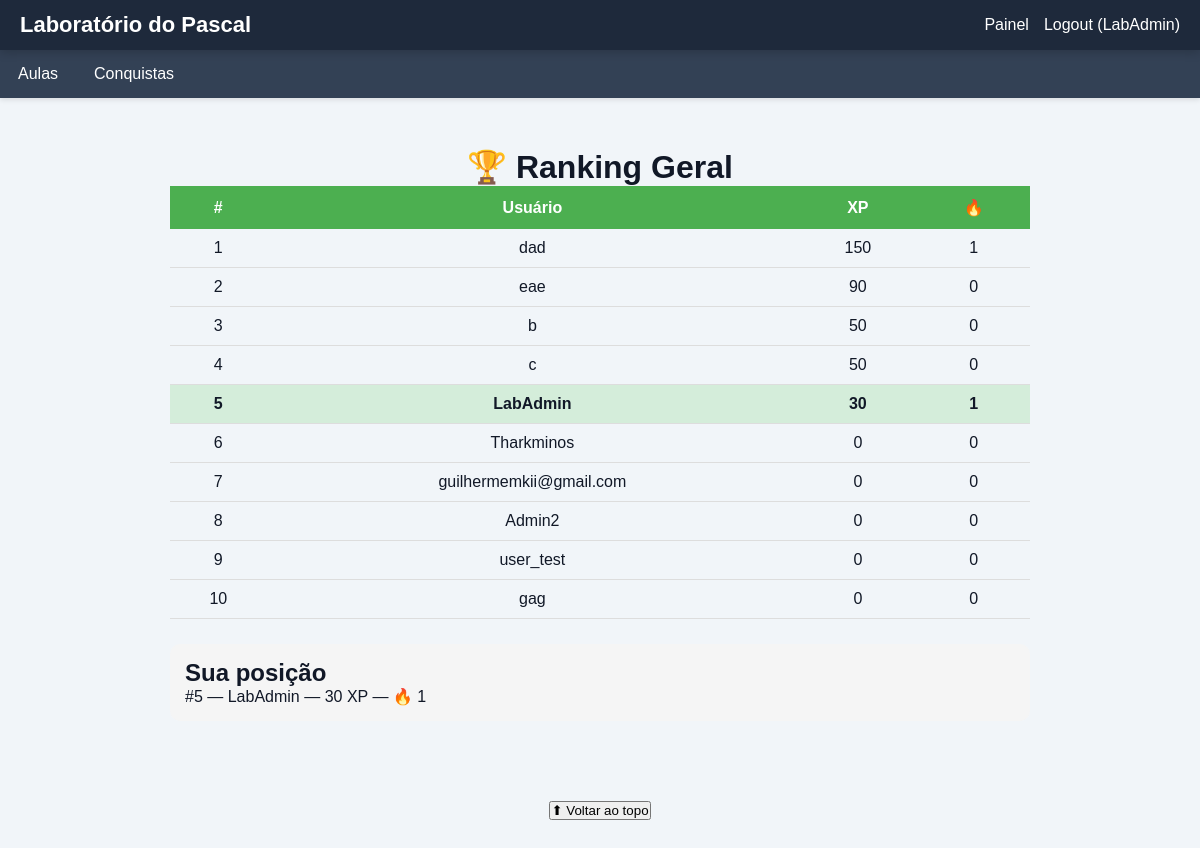
Screenshot of /ranking (signed in) with the database file from the repository.
### tables this page shows
CREATE TABLE usuarios (

    id INTEGER PRIMARY KEY AUTOINCREMENT,

    usuario TEXT UNIQUE,

    email TEXT UNIQUE,

    senha TEXT,

    xp INTEGER DEFAULT 0,

    nivel INTEGER DEFAULT 1,

    avatar TEXT,

    bio TEXT

, streak
            INTEGER DEFAULT 0, ultimo_acesso
            TEXT, admin INTEGER DEFAULT 0, professor INTEGER DEFAULT 0, monitor INTEGER DEFAULT 0);

### app.py (the view)
@app.route("/ranking")
def ranking():
    conn = sqlite3.connect(
        "site.db"
    )
    cursor = conn.cursor()
    cursor.execute(
        """
        SELECT
            usuario,
            xp,
            streak
        FROM usuarios
        ORDER BY xp DESC
        LIMIT 10
        """
    )
    ranking = cursor.fetchall()
    posicao_usuario = None
    if "id" in session:
        cursor.execute(
            """
            SELECT COUNT(*) + 1
            FROM usuarios
            WHERE xp >
            (
                SELECT xp
                FROM usuarios
                WHERE id = ?
            )
            """,
            (
                session["id"],
            )
        )
        posicao_usuario = (
            cursor.fetchone()[0]
        )
        cursor.execute(
            """
            SELECT
                usuario,
                xp,
                streak
            FROM usuarios
            WHERE id = ?
            """,
            (
                session["id"],
            )
        )
        usuario_logado = (
            cursor.fetchone()
        )
    else:
        usuario_logado = None
    conn.close()
    return render_template(
        "ranking.html",
        ranking=ranking,
        usuario_logado=usuario_logado,
        posicao_usuario=posicao_usuario
    )# ============== DEBUG NIVEL ===============

### templates/ranking.html
{% extends "base.html" %}
{% block content %}
<div class="container-ranking">
    <h1>
        🏆 Ranking Geral
    </h1>
    <table>
        <tr>
            <th>#</th>
            <th>Usuário</th>
            <th>XP</th>
            <th>🔥</th>
        </tr>
        {% for jogador in ranking %}
        <tr
        {% if usuario_logado
        and jogador[0] ==
        usuario_logado[0] %}
        class="usuario-logado"
        {% endif %}
        >
            <td>
                {{ loop.index }}
            </td>
            <td>
                {{ jogador[0] }}
            </td>
            <td>
                {{ jogador[1] }}
            </td>
            <td>
                {{ jogador[2] }}
            </td>
        </tr>
        {% endfor %}
    </table>
    {% if usuario_logado %}
    <div class="minha-posicao">
        <h2>
            Sua posição
        </h2>
        <p>
            #{{ posicao_usuario }}
            —
            {{ usuario_logado[0] }}
            —
            {{ usuario_logado[1] }} XP
            —
            🔥 {{ usuario_logado[2] }}
        </p>
    </div>
    {% endif %}
</div>
{% endblock %}

### templates/base.html (shortened to what this page needs)
<!DOCTYPE html>
<html lang="pt-br">
<head>
    <link rel="stylesheet"
          href="{{ url_for('static', filename='css/style.css') }}">
</head>
<body>
<header class="topo">
    <div class="logo-area">
        <div class="logo">
            <a href="/">
                Laboratório do Pascal
            </a>
        </div>
    </div>
    <div class="login">
        {% if session.usuario %}
            <a href="/admin">
                Painel
            </a>
            <a href="/logout">
                Logout ({{ session.usuario }})
            </a>
        {% endif %}
    </div>
</header>
<nav class="menu" id="menu">
    <ul>
        <li class="menu-item">
            <span>
                Aulas
            </span>
        </li>
        <li class="menu-item">
            <a href="/conquistas">
                Conquistas
            </a>
        </li>
    </ul>
</nav>
<main class="conteudo">
    {% block content %}
    {% endblock %}
</main>
<footer class="rodape">
    <button onclick="scrollTopo()">
        ⬆ Voltar ao topo
    </button>
</footer>
</body>
</html>

### static/css/style.css (style rules this page uses)
* { margin: 0; padding: 0; box-sizing: border-box; }
body { font-family: Arial, sans-serif; background: #f1f5f9; color: #111827; }
a { text-decoration: none; }
.topo { display: flex; justify-content: space-between; align-items: center; background: #1e293b; color: white; padding: 12px 20px; position: sticky; top: 0; z-index: 1000; box-shadow: 0 2px 10px rgba(0,0,0,0.2); }
.logo-area { display: flex; align-items: center; gap: 10px; }
.logo a { color: white; font-size: 22px; font-weight: bold; }
.login { display: flex; align-items: center; gap: 15px; }
.login a { color: white; transition: 0.2s; }
.menu { background: #334155; box-shadow: 0 2px 5px rgba(0,0,0,0.1); }
.menu ul { list-style: none; display: flex; }
.menu-item { position: relative; }
.menu-item > span, .menu-item > a { display: block; padding: 15px 18px; color: white; cursor: pointer; transition: 0.2s; }
.conteudo { max-width: 1100px; margin: auto; padding: 30px 20px; }
.conteudo h1 { display:flex; flex-direction:column; align-items:center; text-align:center; }
.rodape { text-align: center; padding: 30px; color: #475569; }
.container-ranking { max-width:900px; margin:auto; padding:20px; }
.container-ranking table { width:100%; border-collapse:collapse; }
.container-ranking th { padding:12px; background:#4caf50; color:white; }
.container-ranking td { padding:10px; text-align:center; border-bottom:1px solid #ddd; }
.usuario-logado { background:#d4edda; font-weight:bold; }
.minha-posicao { margin-top:25px; padding:15px; border-radius:10px; background:#f5f5f5; }

### rows the page displays
usuarios: usuario "LabAdmin", xp "30", streak "1"
usuarios: usuario "dad", xp "150", streak "1"
usuarios: usuario "eae", xp "90", streak "0"
usuarios: usuario "b", xp "50", streak "0"
usuarios: usuario "c", xp "50", streak "0"
usuarios: usuario "Tharkminos", xp "0", streak "0"
usuarios: usuario "guilhermemkii@gmail.com", xp "0", streak "0"
usuarios: usuario "Admin2", xp "0", streak "0"
usuarios: usuario "user_test", xp "0", streak "0"
usuarios: usuario "gag", xp "0", streak "0"

### other values shown
{{ posicao_usuario }} "5"
